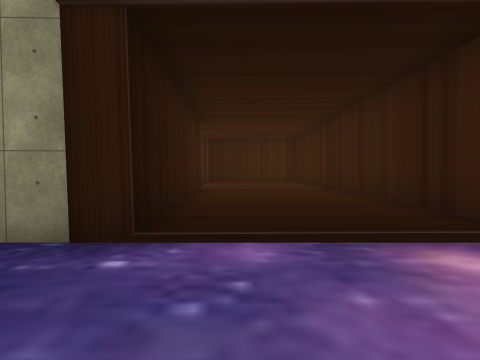
[1] (above)

23 first-person views from a walk through a Unity game level. The camera is 1.4 m above the floor, tilts 2° down and sees 80° across. The floor is counted in squares, 2 m on a side. Each view is taken from the middle of a square. On the plan, view 1 faces up. The plan holds only what a view shows up to about 10 squares ahead; the rest is blank. The place goes on beyond the plan. The player character is not drawn. Some surface patterns are stand-ins.

[2]
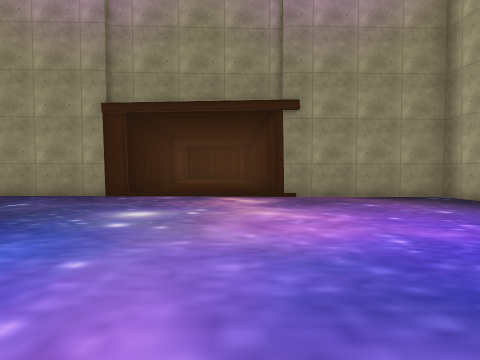

[3]
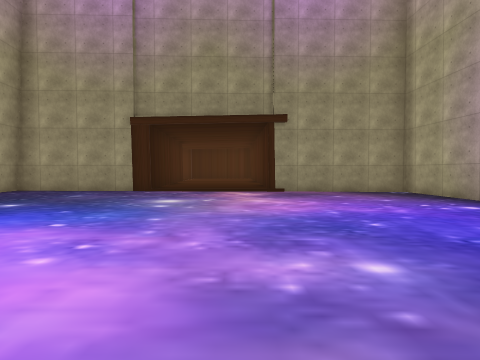

[4]
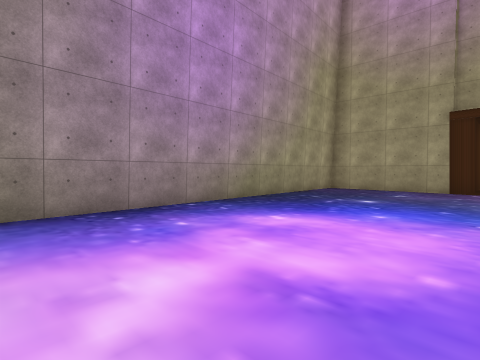

[5]
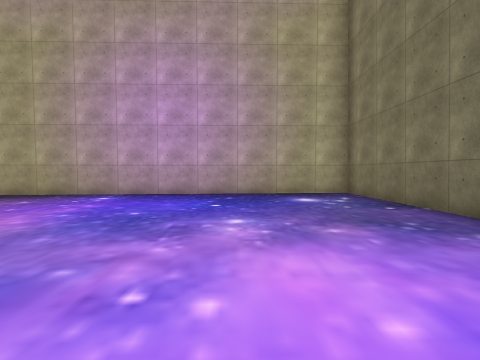

[6]
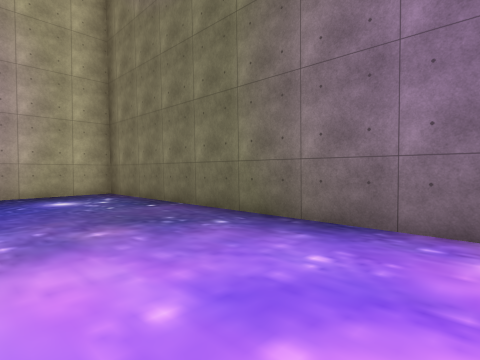

[7]
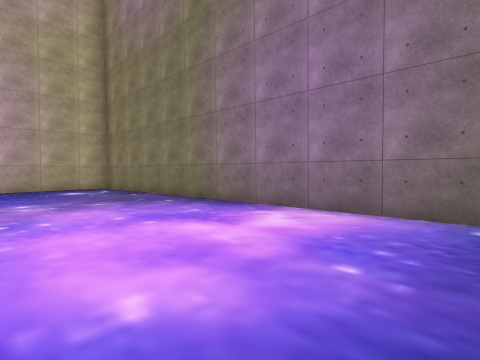

[8]
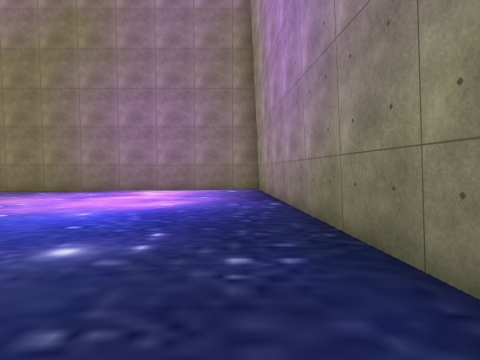

[9]
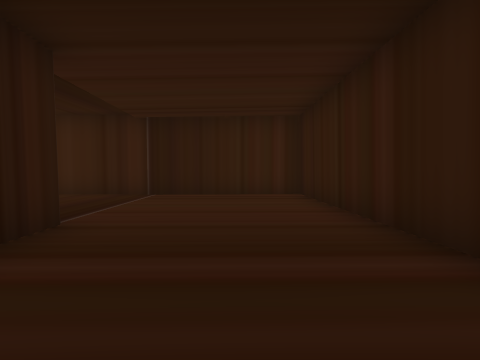

[10]
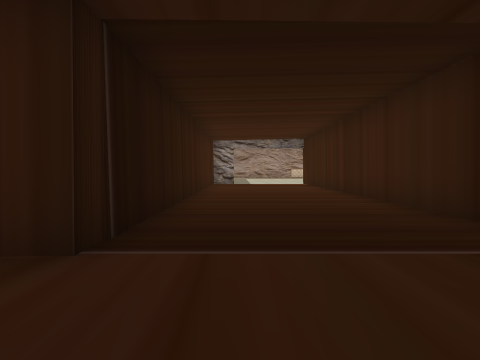

[11]
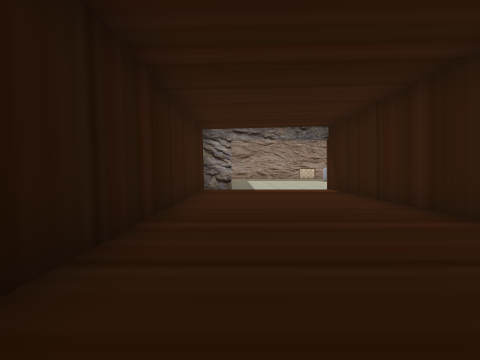

[12]
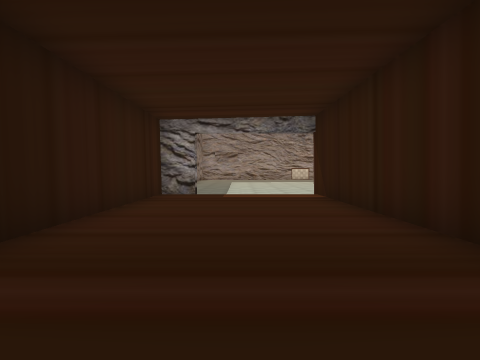

[13]
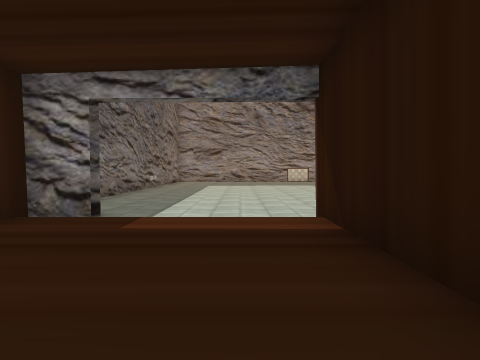

[14]
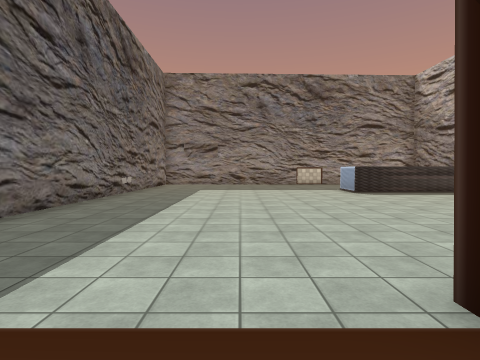

[15]
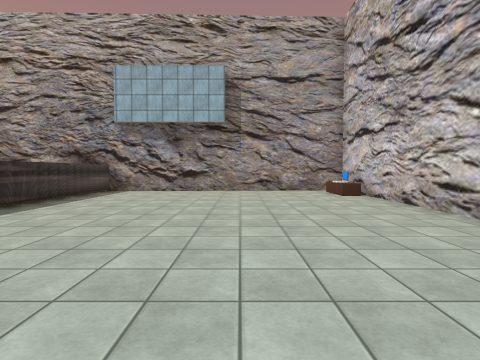

[16]
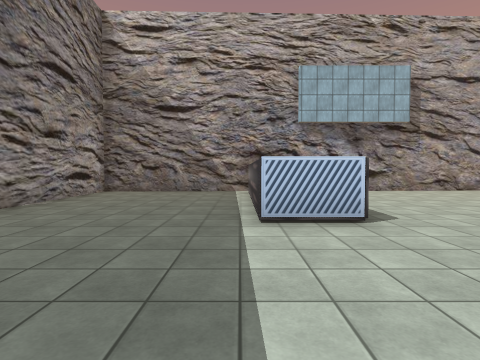

[17]
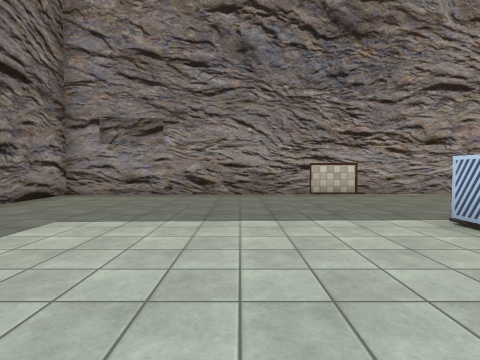

[18]
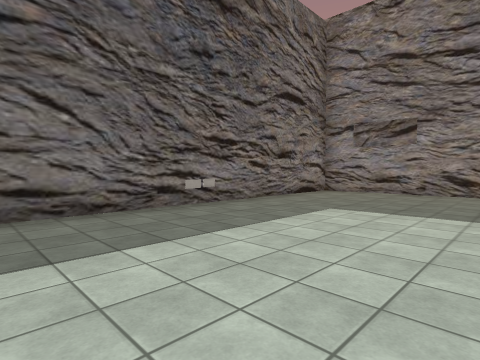

[19]
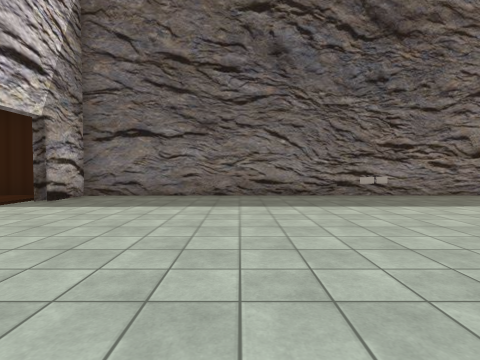

[20]
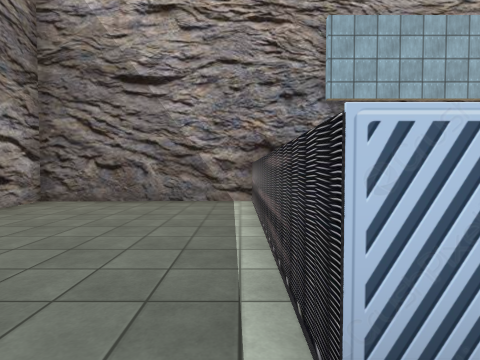

[21]
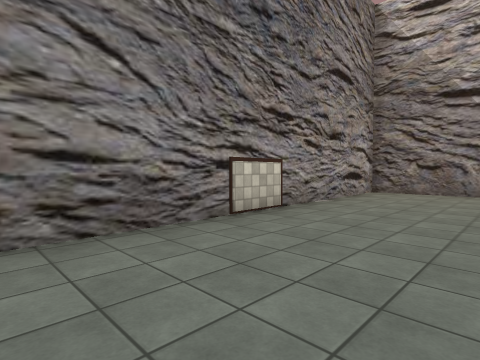

[22]
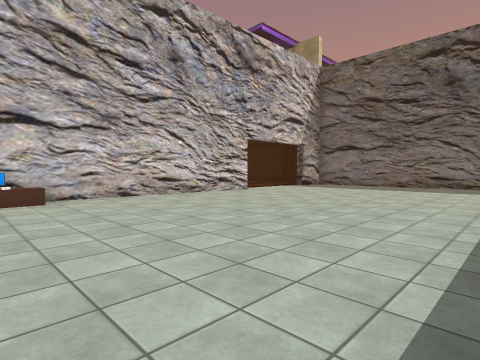

[23]
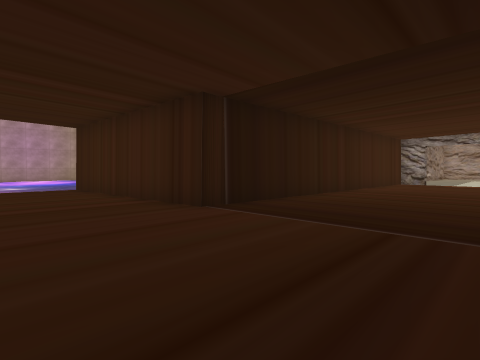

### Floor plan
Points are (right, up) in squares from view 1. A wall is a line through its corners. A room is listed if a view was taken in it or the views show most of it. See-through windows are left out.
Room 1 (views 1, 2, 3, 4, 5, 6, 7, 8)
walls: (-1.1, 2.8) (-5.5, 2.6) (-4.6, -8.5) (8.2, -8.5) (7.9, 3.1) (2.7, 2.9)
ways out: opening at (1, 2) to room 2
Room 2 (views 9, 10, 11, 12, 13, 14, 15, 16, 17, 18, 19, 20, 21, 22, 23)
walls: (-13.6, 15.2) (-13.5, 22.7) (-21.3, 22.5) (-21.3, 16.8) (-22.7, 16.8) (-22.7, 22.5) (-27.4, 22.3) (-27, 9.1) (-13.8, 9.2) (-13.7, 10.8); (-13.5, 10.2) (-13.4, 10.8) (-13.5, 9.7) (-1.3, 9.7) (-1.1, 2.8); (2.8, 14.2) (-13.8, 14.2); (3, 2.9) (2.8, 14.5)
ways out: opening at (1, 2) to room 1
objects: other object (-14, 21) to (-14, 22)

Where each view was taken, in squares from view 1:
view 1: 0 up, 0 right, facing up
view 2: 5 down, 2 right, facing up
view 3: 7 down, 2 right, facing up
view 4: 8 down, 0 right, facing up-left
view 5: 5 down, 1 left, facing right
view 6: 5 down, 1 left, facing down-right
view 7: 4 down, 4 left, facing down-right
view 8: 1 up, 4 left, facing down
view 9: 6 up, 1 right, facing up
view 10: 11 up, 1 right, facing left
view 11: 11 up, 3 left, facing left
view 12: 12 up, 5 left, facing left
view 13: 13 up, 9 left, facing left
view 14: 13 up, 12 left, facing left
view 15: 13 up, 17 left, facing up
view 16: 13 up, 23 left, facing up
view 17: 14 up, 19 left, facing left
view 18: 14 up, 18 left, facing down-left
view 19: 17 up, 18 left, facing down
view 20: 16 up, 23 left, facing up
view 21: 13 up, 24 left, facing up-left
view 22: 22 up, 21 left, facing down-right
view 23: 14 up, 2 right, facing down-left
